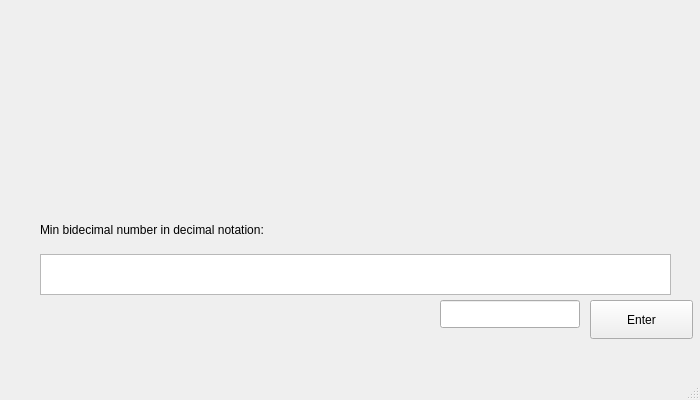
<?xml version="1.0" encoding="UTF-8"?>
<ui version="4.0">
 <class>MainWindow</class>
 <widget class="QMainWindow" name="MainWindow">
  <property name="geometry">
   <rect>
    <x>0</x>
    <y>0</y>
    <width>700</width>
    <height>400</height>
   </rect>
  </property>
  <property name="windowTitle">
   <string>MainWindow</string>
  </property>
  <widget class="QWidget" name="centralwidget">
   <widget class="QPushButton" name="pushButton">
    <property name="geometry">
     <rect>
      <x>590</x>
      <y>300</y>
      <width>103</width>
      <height>39</height>
     </rect>
    </property>
    <property name="text">
     <string>Enter</string>
    </property>
   </widget>
   <widget class="QLineEdit" name="lineEdit">
    <property name="geometry">
     <rect>
      <x>440</x>
      <y>300</y>
      <width>140</width>
      <height>28</height>
     </rect>
    </property>
    <property name="inputMask">
     <string>99999</string>
    </property>
   </widget>
   <widget class="QTextEdit" name="textEdit">
    <property name="geometry">
     <rect>
      <x>40</x>
      <y>254</y>
      <width>631</width>
      <height>41</height>
     </rect>
    </property>
   </widget>
   <widget class="QLabel" name="label">
    <property name="geometry">
     <rect>
      <x>40</x>
      <y>220</y>
      <width>331</width>
      <height>20</height>
     </rect>
    </property>
    <property name="text">
     <string>Min bidecimal number in decimal notation:</string>
    </property>
   </widget>
  </widget>
  <widget class="QMenuBar" name="menubar">
   <property name="geometry">
    <rect>
     <x>0</x>
     <y>0</y>
     <width>700</width>
     <height>25</height>
    </rect>
   </property>
  </widget>
  <widget class="QStatusBar" name="statusbar"/>
 </widget>
 <resources/>
 <connections/>
</ui>
